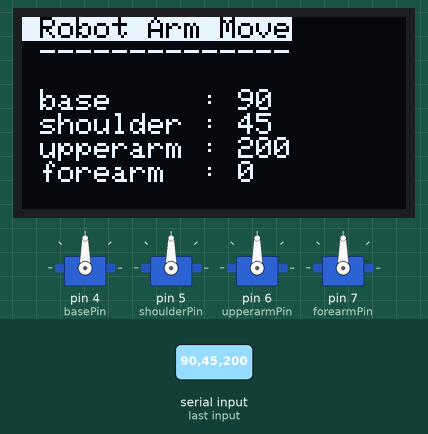
Recording of a sketch running on a simulated Arduino Uno, built with avr-gcc and run on an emulated ATmega328P. Shown: 4 × servo, 128×64 one-colour display. Inputs (shaded band) come from the test bench. What the sketch prints to the serial monitor is not drawn.

1.3 s: "90,45,200\n" received over Serial
Above: at 3.1 s.
Timing chart, 0 to 4.6 s (numbered marks = the images above; inputs shaded):
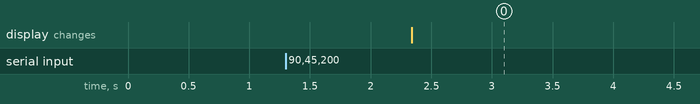

Measured:
- after the input at 1.3 s, the display: changes after 1.0 s (image 0)

The sketch:

04_robotarm_controller_mediapipe.ino
```cpp
#include <Adafruit_GFX.h>
#include <Adafruit_SSD1306.h>

#define SCREEN_WIDTH 128  // OLED display width, in pixels
#define SCREEN_HEIGHT 64  // OLED display height, in pixels

#define OLED_RESET -1        // Reset pin # (or -1 if sharing Arduino reset pin)
#define SCREEN_ADDRESS 0x3C  ///< See datasheet for Address; 0x3D for 128x64, 0x3C for 128x32
Adafruit_SSD1306 display(SCREEN_WIDTH, SCREEN_HEIGHT, &Wire, OLED_RESET);

#include <Servo.h>

int basePin = 4;
int shoulderPin = 5;
int upperarmPin = 6;
int forearmPin = 7;

const int servoInitAngle = 90;
const int servoSpeed = 5;

int baseAngle = 0;
int shoulderAngle = 0;
int upperarmAngle = 0;
int forearmAngle = 0;

Servo base;
Servo shoulder;
Servo upperarm;
Servo forearm;

int baseStatus = 0;
int shoulderStatus = 0;
int upperarmStatus = 0;
int forearmStatus = 0;

int servoParallelControl(int thePos, Servo theServo, int speed) {
  int startPos = theServo.read();
  int newPos = startPos;

  if (startPos < (thePos)) {
    newPos = newPos + 1;
    theServo.write(newPos);
    delay(speed);
    return 0;
  } else if (newPos > (thePos)) {
    newPos = newPos - 1;
    theServo.write(newPos);
    delay(speed);
    return 0;
  } else {
    return 1;
  }
}


void setup() {
  Serial.begin(115200);

  base.attach(basePin);
  shoulder.attach(shoulderPin);
  upperarm.attach(upperarmPin);
  forearm.attach(forearmPin);

  base.write(servoInitAngle);
  shoulder.write(servoInitAngle);
  upperarm.write(servoInitAngle);
  forearm.write(servoInitAngle);

  // SSD1306_SWITCHCAPVCC = generate display voltage from 3.3V internally
  if (!display.begin(SSD1306_SWITCHCAPVCC, SCREEN_ADDRESS)) {
    Serial.println(F("SSD1306 allocation failed"));
    for (;;)
      ;  // Don't proceed, loop forever
  }
  // Clear the buffer
  Serial.println("oled found!");
  display.clearDisplay();
  display.display();
}

void loop() {
  int baseAngle, shoulderAngle, upperarmAngle, forearmAngle;

  while (Serial.available() > 0) {
    //10,30,40,50d
    //90,90,90,90d
    //45,75,75,75d

    baseAngle = Serial.parseInt();
    shoulderAngle = Serial.parseInt();
    upperarmAngle = Serial.parseInt();
    forearmAngle = Serial.parseInt();

    if (Serial.read() == 'd') {
      // Serial.println("received signal");
    }

    String baseStr = " base     : " + String(baseAngle);
    String shoulderStr = " shoulder : " + String(shoulderAngle);
    String upperarmStr = " upperarm : " + String(upperarmAngle);
    String forearmStr = " forearm  : " + String(forearmAngle);

    display.clearDisplay();

    display.setTextSize(1);                              // Normal 1:1 pixel scale
    display.setTextColor(SSD1306_BLACK, SSD1306_WHITE);  // Draw 'inverse' text

    display.setCursor(0, 0);  // Start at top-left corner
    display.println(" Robot Arm Move");
    display.setTextColor(SSD1306_WHITE);  // Draw white text
    display.println(" --------------");
    display.println(" ");
    display.setTextSize(1);  // Normal 1:1 pixel scale
    display.println(baseStr);
    display.println(shoulderStr);
    display.println(upperarmStr);
    display.println(forearmStr);
    display.println("\n");  // OLED 에 마지막 줄이 안 보여서 넣어준 것임

    display.setCursor(0, 0);  // Start at top-left corner
    display.display();

    int done = 0;

    while (done == 0) {
      baseStatus = servoParallelControl(baseAngle, base, servoSpeed);
      shoulderStatus = servoParallelControl(shoulderAngle, shoulder, servoSpeed);
      upperarmStatus = servoParallelControl(upperarmAngle, upperarm, servoSpeed);
      forearmStatus = servoParallelControl(forearmAngle, forearm, servoSpeed);

      if (baseStatus == 1 && shoulderStatus == 1 && upperarmStatus == 1 && forearmStatus == 1) {
        done = 1;
      }
      if(done == 1){
        Serial.flush();
        Serial.write('d');
      }
    }
  }
}
```
